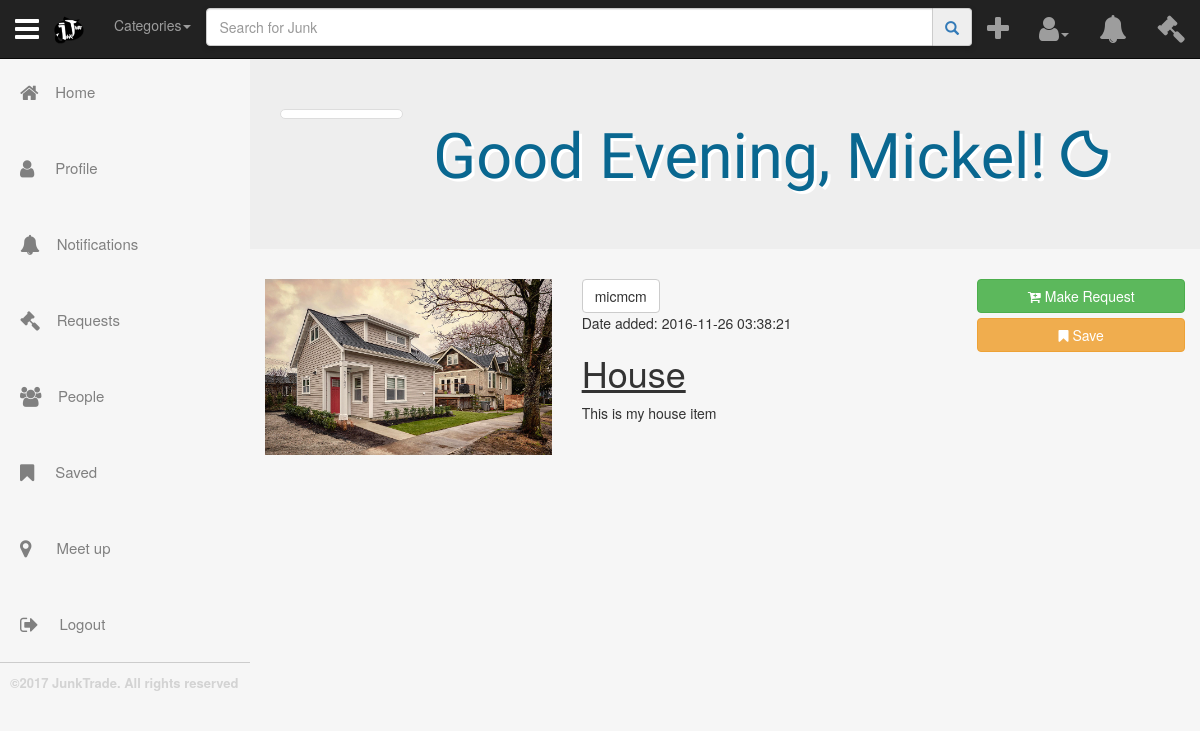
/templates/item.php?item=1 (signed in), run on an earlier commit of the app's database.
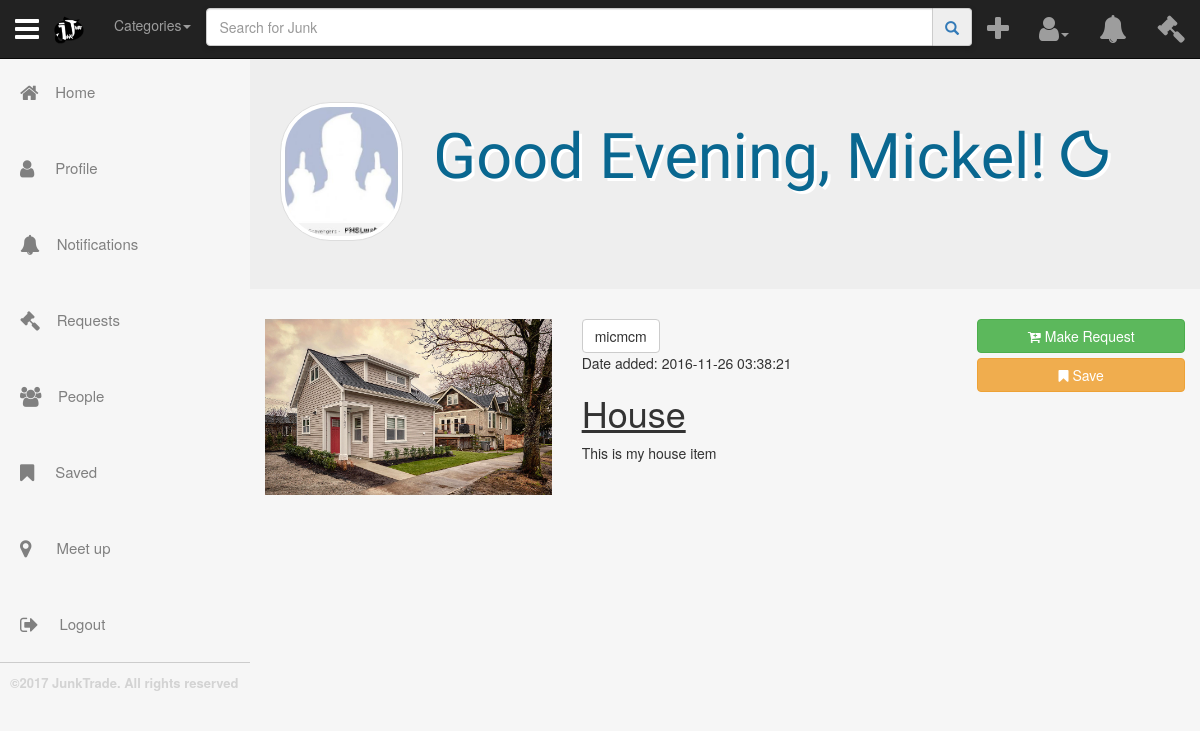
And on a later commit of the database.
### tables this page shows
CREATE TABLE `items` (
  `itemid` int(11) NOT NULL,
  `itemname` varchar(50) NOT NULL,
  `itemdescription` varchar(500) NOT NULL,
  `picture` varchar(1000) NOT NULL,
  `picture2` varchar(1000) NOT NULL,
  `picture3` varchar(1000) NOT NULL,
  `uploaddate` datetime NOT NULL DEFAULT CURRENT_TIMESTAMP,
  `userid` int(11) NOT NULL,
  `views` int(11) NOT NULL DEFAULT '0'
);

CREATE TABLE `users` (
  `id` int(11) NOT NULL,
  `username` varchar(30) NOT NULL,
  `firstname` varchar(50) NOT NULL,
  `lastname` varchar(50) NOT NULL,
  `email` varchar(100) NOT NULL,
  `password` varchar(100) NOT NULL,
  `sQuestion` varchar(100) NOT NULL,
  `sAnswer` varchar(100) NOT NULL,
  `profilepicture` varchar(1000) NOT NULL DEFAULT '../img/defaultPP.jpg'
);

### templates/item.php (the view)
<?php
include "../lib.php";
include "base.php";
if(isset($_GET['item'])){
	$itemid = $_GET['item'];
	$itemDetails = getItem($itemid);
  $itemId = $itemDetails['itemid'];
	$username = getUsername($itemDetails['userid']);
  $savedItem = checkItemSaved($itemId);
}
?>
<div class ="container-fluid">
  <div class="row">
  <?php
    echo "<div class='col-lg-4'>
  			<img src=\"" . $itemDetails['picture'] . "\"  style='width:100%; class='img-responsive img-thumbnail mx-auto'>
  		</div>";
  	echo "<div class='col-lg-5'>
  			<button type='button' class='btn btn-default' onclick=\"viewTraderProfile(".$itemDetails['userid'].")\">" . $username['username'] . "</button>
        <p> Date added: " . $itemDetails['uploaddate'] . "</p>
  			<h1><u>" . $itemDetails['itemname'] . "</u></h1>
  			<p>" . $itemDetails['itemdescription'] . "</p>
  		</div>";
    echo "<div class='col-lg-3'>";
    echo "<button type='button' class='btn btn-success btn-block' onclick=\"displayItemsForRequest(".$itemDetails['itemid'].")\" id='requestbtn'><i class='fa fa-cart-plus' aria-hidden='true'></i> Make Request</button>";
    if($savedItem == null || $savedItem['savedindicator'] == false){
      echo "<button type='button' class='btn btn-warning btn-block' onclick=\"addToSavedItems(".$itemDetails['itemid'].")\" id='requestbtn'><i class='fa fa-bookmark' aria-hidden='true'></i> Save</button>";
    }
    else{
      echo "<button type='button' class='btn btn-danger btn-block' onclick=\"removeSavedItem(".$savedItem['savedid'].")\" id='requestbtn'><i class='fa fa-trash' aria-hidden='true'></i> Remove Saved Item</button>";
    }
    echo "</div>";
  ?>
  </div>
</div>

### templates/base.php (shortened to what this page needs)
<!doctype html>
<html>
<head>
    <link rel="stylesheet" href="https://maxcdn.bootstrapcdn.com/bootstrap/3.3.7/css/bootstrap.min.css">
    <link rel="stylesheet" href="https://cdnjs.cloudflare.com/ajax/libs/font-awesome/4.7.0/css/font-awesome.min.css">
    <link href="https://cdnjs.cloudflare.com/ajax/libs/sweetalert/1.1.3/sweetalert.css" rel="stylesheet">
    <link href ="../css/main.css" rel ="stylesheet">
    <link href ="../css/bootstrap-rating.css" rel ="stylesheet">
    <link href ="../css/weather-icons.min.css" rel ="stylesheet">
    <link rel="stylesheet" href="https://cdnjs.cloudflare.com/ajax/libs/bootstrap-datepicker/1.4.1/css/bootstrap-datepicker3.css"/>
</head>
<body>
  <div id="wrapper">
  <nav class="navbar navbar-inverse navbar-fixed-top" role="navigation">
    <div class="container-fluid">
      <div class="navbar-header">
        <a id="menu-toggle" href="#"><i class="navbar-brand btn-menu toggle fa fa-bars fa-2x" aria-hidden="true"></i>  </a>
        <a class="navbar-brand" href="homepage.php"><img alt ="logo" width ="30px" height ="30px" src =../img/logo.png></a>
      </div>
      <div id="navbar" class="navbar-collapse collapse">
        <ul class="nav navbar-nav">
          <li class="dropdown">
            <a href="#" class="dropdown-toggle" data-toggle="dropdown" role="button" aria-haspopup="true" aria-expanded="false">Categories<span class="caret"></span></a>
          </li>
        </ul>
        <ul class="nav navbar-nav navbar-right">
          <li data-toggle="modal" data-target="#requestModal"> <a href="#" data-toggle="tooltip" title="Upload item"> <i class="fa fa-plus fa-2x" aria-hidden="true"></i> </a></li>
          <li class="dropdown">
            <a href="#" class="dropdown-toggle" data-toggle="dropdown" role="button" aria-haspopup="true" aria-expanded="false"><i class="fa fa-user fa-2x" aria-hidden="true" ></i><span class="caret"></span></a>
          </li>
          <li class="">
            <a href="#" class="dropdown-toggle" data-toggle="dropdown" role="button" aria-haspopup="true" aria-expanded="false"><i class="fa fa-bell fa-2x" aria-hidden="true" ></i></a>
          </li>
          <li class="">
            <a href="#" class="dropdown-toggle" data-toggle="dropdown" role="button" aria-haspopup="true" aria-expanded="false"><i class="fa fa-gavel fa-2x" aria-hidden="true" ></i></a>
          </li>
        </ul>
        <form class="navbar-form" role="form" action ="search.php?go">
        <div class="form-group" style="display:inline;">
          <div class="input-group" style="display:table;">
            <input class="form-control" name="searchname" placeholder="Search for Junk" autocomplete="off" autofocus="autofocus" type="text">
            <span class="input-group-addon" class="btn btn-default" style="width:1%;" name="searchsubmit">
              <a href="search.php?go"><span class="glyphicon glyphicon-search"></span> </a>
            </span>
          </div>
        </div>
      </form>
      </div>
    </div>
  </nav>
        <div id="sidebar-wrapper">
            <ul class="sidebar-nav">
                <li>
                    <a href="homepage.php"><i class="fa fa-home fa-lg" aria-hidden="true"></i>&nbsp;&nbsp;&nbsp;&nbsp;Home</a>
                </li>
                <li>
                    <a href="profile.php"><i class="fa fa-user fa-lg" aria-hidden="true"></i>&nbsp;&nbsp;&nbsp;&nbsp;&nbsp;Profile</a>
                </li>
                <li>
                    <a href="profile.php"><i class="fa fa-bell fa-lg" aria-hidden="true"></i>&nbsp;&nbsp;&nbsp;&nbsp;Notifications</a>
                </li>
                <li>
                    <a href="trade.php"><i class="fa fa-gavel fa-lg" aria-hidden="true"></i>&nbsp;&nbsp;&nbsp;&nbsp;Requests</a>
                </li>
                <li>
                    <a href="people.php"><i class="fa fa-users fa-lg" aria-hidden="true"></i>&nbsp;&nbsp;&nbsp;&nbsp;People</a>
                </li>
                <li>
                    <a href="saved.php"><i class="fa fa-bookmark fa-lg" aria-hidden="true"></i>&nbsp;&nbsp;&nbsp;&nbsp;&nbsp;Saved</a>
                </li>
                <li>
                    <a href="meetup.php"><i class="fa fa-map-marker fa-lg" aria-hidden="true"></i>&nbsp;&nbsp;&nbsp;&nbsp;&nbsp;&nbsp;Meet up</a>
                </li>
                <li>
                    <a href="login.php"><i class="fa fa-sign-out fa-lg" aria-hidden="true"></i>&nbsp;&nbsp;&nbsp;&nbsp;&nbsp;Logout</a>
                </li>
                <li class="footerHome">
                  <p><strong> &copy;2017 JunkTrade. All rights reserved</strong></p>
                </li>
            </ul>
        </div>
  <div class="jumbotron">
    <div class="container-fluid">
      <div class="col-lg-2 col-md-2 col-sm-2 col-xs-12">
        <?php
          echo getProfileImage();
        ?>
      </div>
      <div class="col-lg-10 col-md-10 col-sm-10 col-xs-12">
        <h1 style="color:#096790 ;text-shadow: 3px 3px white;font-family: 'Bowlby One SC', cursive;">
          <?php
            $hour = date("H");
            if($hour >= 0 && $hour < 12){
              if($hour < 6){
                echo "Good Morning, ".$_SESSION["user"]."! <i class='wi wi-moonset'></i>";
              }
              else if ($hour >=6 && $hour <=7){
                echo "Good Morning, ".$_SESSION["user"]."! <i class='wi wi-sunrise'></i>";
              }
              else{
                echo "Good Morning, ".$_SESSION["user"]."! <i class='wi wi-day-sunny'></i>";
              }
            }
            else if($hour >= 12 && $hour < 18){
              echo "Good Afternoon, ". $_SESSION["user"]. "! <i class='wi wi-day-sunny'></i>";
            }
            else{
              if($hour == 18){
                echo "Good Evening, ". $_SESSION["user"]. "! <i class='wi wi-sunset'></i>";
              }
              else{
                echo "Good Evening, ". $_SESSION["user"]. "! <i class='wi wi-night-clear'></i>";
              }
            }
          ?>
        </h1>
      </div>
    </div>
  </div>

### lib.php (shortened to what this page needs)
<?php
function getDBConnection(){
	try{
		$db = new mysqli("localhost","root","","peertrading");
		return $db;
	}catch(Exception $e){ }
	return null;
}
function getUsername($val){
	$db = getDBConnection();
	$rec = null;
	if ($db != null){
		$sql = "SELECT `username` FROM `users` WHERE id = $val;";
		$res = $db->query($sql);
		if ($res){
			$rec = $res->fetch_assoc();
		}
	}
	return $rec;
}
function getItem($itemid){
	$db = getDBConnection();
	$rec = null;
	if ($db != NULL){
		$sql = "SELECT * FROM `items` i WHERE i.itemid = $itemid;";
		$res = $db->query($sql);
		if ($res){
			$rec= $res->fetch_assoc();
		}
	}
	return $rec;
}
function checkItemSaved($itemid){
	$db = getDBConnection();
	$rec = null;
	if ($db != NULL){
		$sql = "SELECT * FROM `saved` s WHERE s.itemid = $itemid;";
		$res = $db->query($sql);
		if ($res){
			$rec= $res->fetch_assoc();
		}
	}
	return $rec;
}
function getProfileImage(){
  $db = getDBConnection();
  $rec = null;
  $ppid = $_SESSION["id"];
  if ($db != NULL){
    $sql = "SELECT `profilepicture` FROM `users` WHERE id = '$ppid';";
    $res = $db->query($sql);
    if ($res){
      $rec= $res->fetch_assoc();
    }
  }
  $pp =  json_encode($rec['profilepicture']);
if($pp == "null"){
return "<img src=../img/defaultPP.jpg style='width:100%; border-radius: 50px;' class='img-responsive img-thumbnail mx-auto'>";
 }
 else{
 return "<img src= $pp style='width:100%; border-radius: 50px;' class='img-responsive img-thumbnail mx-auto'>";
}
}
?>

### css/main.css (style rules this page uses)
html { height: 100%; box-sizing: border-box; }
*, *:before, *:after { box-sizing: inherit; }
body { background-color: #f6f6f6; position: relative; margin: 0; padding-bottom: 6rem; padding-top: 54px; min-height: 100%; font-family: "Helvetica Neue", Arial, sans-serif; }
.footerHome { background-color:#f6f6f6; text-align: left; color:lightgrey; font-size: 13px; border-top: solid 1px #ccc; }
#wrapper { padding-left: 0; -webkit-transition: all 0.5s ease; -moz-transition: all 0.5s ease; -o-transition: all 0.5s ease; transition: all 0.5s ease; }
#sidebar-wrapper { z-index: 1000; position: fixed; left: 250px; width: 0; height: 94.5%; margin-left: -250px; overflow-y: auto; background: #f6f6f6; -webkit-transition: all 0.5s ease; -moz-transition: all 0.5s ease; -o-transition: all 0.5s ease; transition: all 0.5s ease; }
.sidebar-nav { position: absolute; top: 0; width: 250px; margin: 0; padding: 0; list-style: none; }
.sidebar-nav li { text-indent: 10px; line-height: 40px; }
.sidebar-nav li a { display: block; text-decoration: none; color: grey; padding-top: 18px; padding-bottom: 18px; font-size: 15px; }
@media (min-width:768px) { #wrapper { padding-left: 250px; } }
@media (min-width:768px) { #sidebar-wrapper { width: 250px; } }
.form-group { margin-bottom: 15px; }
input, input::-webkit-input-placeholder { font-size: 14px; padding-top: 3px; }
.form-control { height: auto!important; padding: 8px 12px !important; }
.input-group { -webkit-box-shadow: 0px 2px 5px 0px rgba(0,0,0,0.21)!important; -moz-box-shadow: 0px 2px 5px 0px rgba(0,0,0,0.21)!important; box-shadow: 0px 2px 5px 0px rgba(0,0,0,0.21)!important; }

What changed in the data, as far as the page shows it:
changed users "micmcm": profilepicture: picture added
